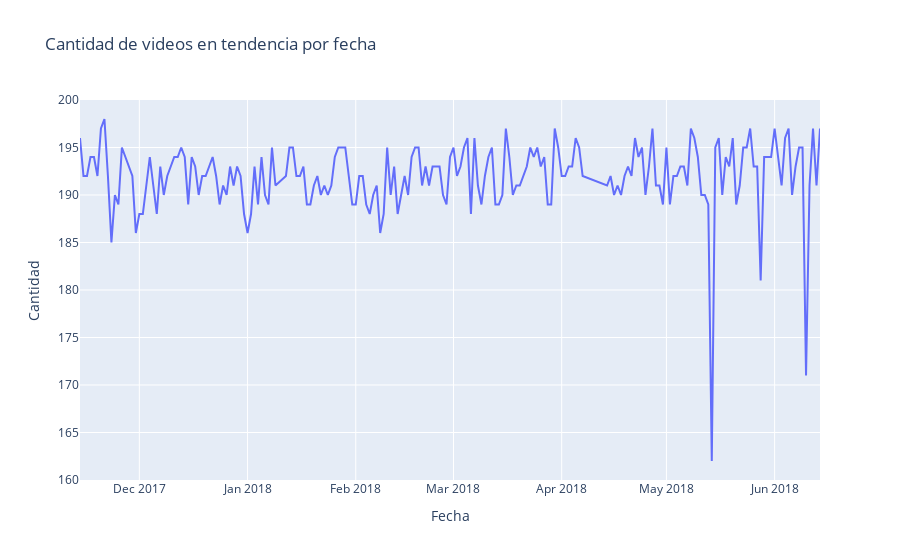

This figure's notebook cell:
### Code cell
fig = px.line(aux, x=aux['Fecha'], y=aux['Cantidad'], title="Cantidad de videos en tendencia por fecha")
fig.show()

### Figure 1 — Plotly figure (JSON) as saved in the notebook; plotly's stock layout.template omitted (floating-point values rounded to 4 significant figures; data arrays with more than 128 entries replaced by an {"elided": "..."} marker saying what was removed)
{"data": [{"hovertemplate": "Fecha=%{x}<br>Cantidad=%{y}<extra></extra>", "legendgroup": "", "line": {"color": "#636efa", "dash": "solid"}, "mode": "lines", "name": "", "orientation": "v", "showlegend": false, "type": "scatter", "x": {"elided": "205 str values"}, "xaxis": "x", "y": {"elided": "205 int values"}, "yaxis": "y"}], "layout": {"legend": {"tracegroupgap": 0}, "title": {"text": "Cantidad de videos en tendencia por fecha"}, "xaxis": {"anchor": "y", "domain": [0, 1], "title": {"text": "Fecha"}}, "yaxis": {"anchor": "x", "domain": [0, 1], "title": {"text": "Cantidad"}}}}
